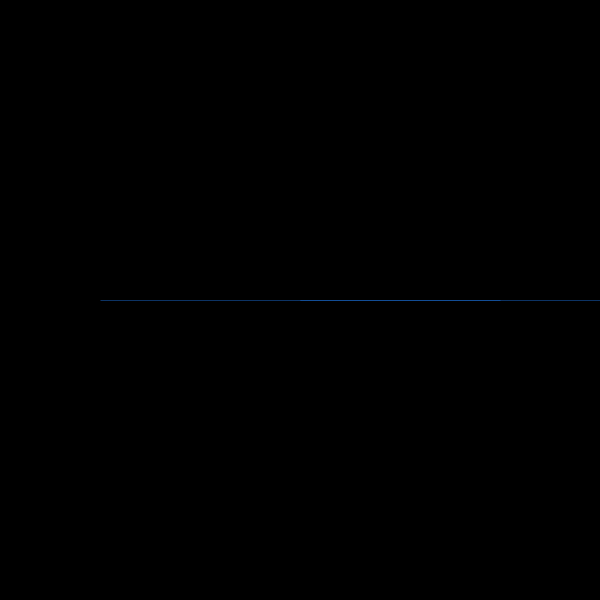
Frame 1 (no input)
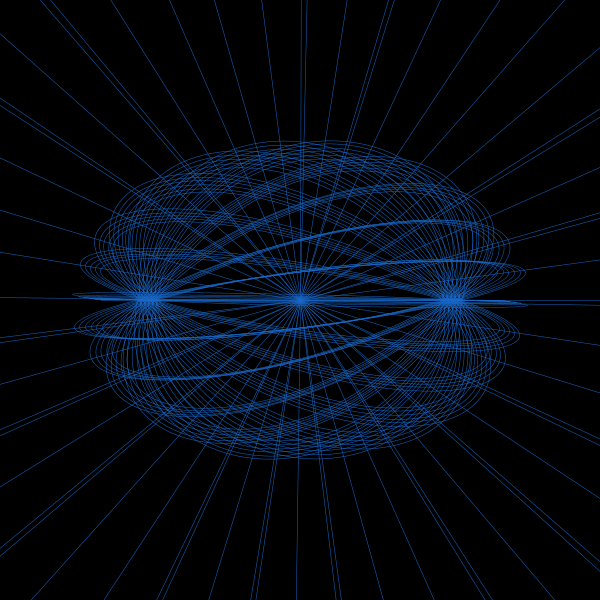
Frame 60 (the mouse pressed at the canvas centre just before this capture)
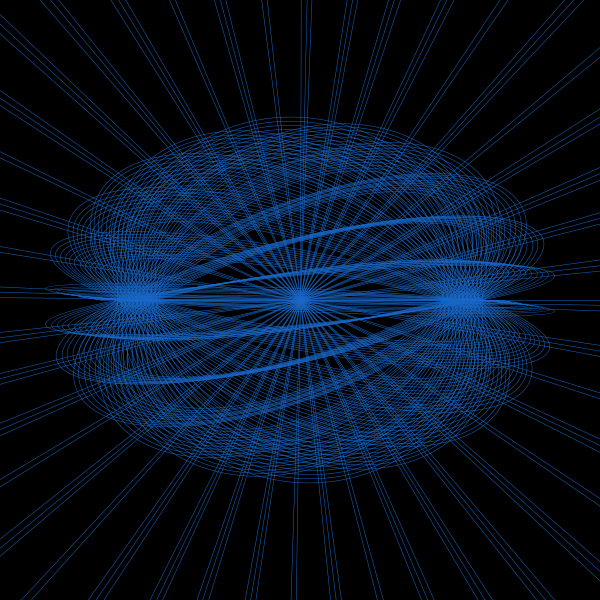
Frame 120 (the mouse held since frame 60 and released just before this capture)

The Processing sketch that drew these frames (run headless with seeded random() and noise(); from frame 60 on, the mouse is pressed at the canvas centre):

// Processing sketch: processing_167733
// ── processing_167733.pde



float x, y;
float angle = 0; 
float r = 400;
float diff = 2; 


void setup() {
  size(600, 600);
  background(0);
}

void draw() {

  noFill(); 

  x = r * cos(angle); 
  y = r * sin(angle);

  strokeWeight(0.5); 
  stroke(24, 103, 200); 
  line(width/2, height/2, width/2 + x, height/2 +y);


  translate(width/2, height/2); 
  rotate(angle); 
  ellipse(0, 0, x, y);
  
  angle = angle +1;
  r++;

  if ( r == 0 || r == 400) { 
    diff =  diff * -1;
  }
}
